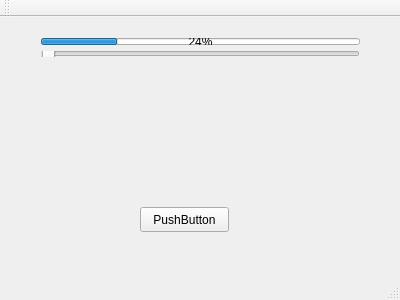
<?xml version="1.0" encoding="UTF-8"?>
<ui version="4.0">
 <class>MainWindow</class>
 <widget class="QMainWindow" name="MainWindow">
  <property name="geometry">
   <rect>
    <x>0</x>
    <y>0</y>
    <width>400</width>
    <height>300</height>
   </rect>
  </property>
  <property name="windowTitle">
   <string>MainWindow</string>
  </property>
  <widget class="QWidget" name="centralWidget">
   <widget class="QPushButton" name="pushButton">
    <property name="geometry">
     <rect>
      <x>140</x>
      <y>190</y>
      <width>89</width>
      <height>25</height>
     </rect>
    </property>
    <property name="text">
     <string>PushButton</string>
    </property>
   </widget>
   <widget class="QWidget" name="">
    <property name="geometry">
     <rect>
      <x>30</x>
      <y>10</y>
      <width>341</width>
      <height>41</height>
     </rect>
    </property>
    <layout class="QVBoxLayout" name="verticalLayout">
     <item>
      <widget class="QProgressBar" name="progressBar">
       <property name="value">
        <number>24</number>
       </property>
      </widget>
     </item>
     <item>
      <widget class="QSlider" name="horizontalSlider">
       <property name="orientation">
        <enum>Qt::Horizontal</enum>
       </property>
      </widget>
     </item>
    </layout>
   </widget>
  </widget>
  <widget class="QMenuBar" name="menuBar">
   <property name="geometry">
    <rect>
     <x>0</x>
     <y>0</y>
     <width>400</width>
     <height>22</height>
    </rect>
   </property>
  </widget>
  <widget class="QToolBar" name="mainToolBar">
   <attribute name="toolBarArea">
    <enum>TopToolBarArea</enum>
   </attribute>
   <attribute name="toolBarBreak">
    <bool>false</bool>
   </attribute>
  </widget>
  <widget class="QStatusBar" name="statusBar"/>
 </widget>
 <layoutdefault spacing="6" margin="11"/>
 <resources/>
 <connections/>
</ui>
